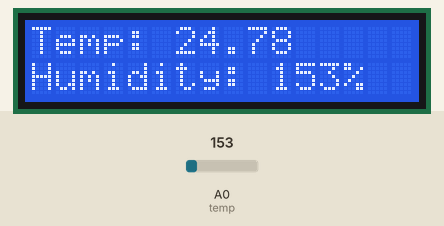
Simulated run of this sketch. Board: Arduino Uno, built with avr-gcc and run on an emulated ATmega328P. Parts: 16×2 character LCD. Inputs (shaded band) come from the test bench; at power-on: A0 (temp) = 153. What the sketch prints to the serial monitor is not drawn.

Above: at 1.2 s.
1.3 s: A0 (temp) set to 165
At 2.4 s:
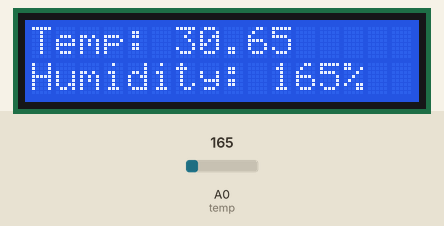
2.9 s: A0 (temp) set to 175
At 3.5 s:
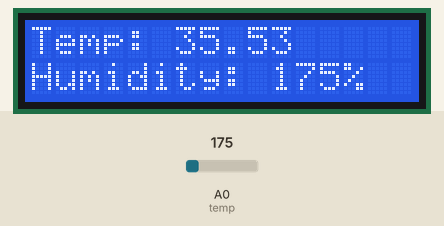
4.5 s: A0 (temp) set to 135
At 5.8 s:
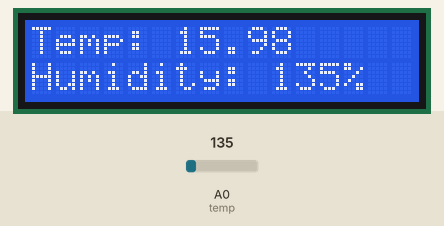
6.1 s: A0 (temp) set to 111
At 6.8 s:
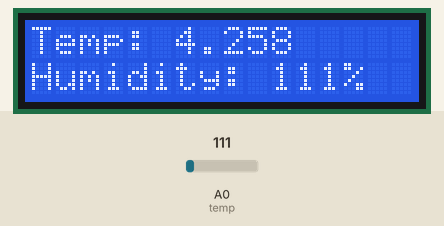
Timing chart, 0 to 8.6 s (numbered marks = the images above; inputs shaded):
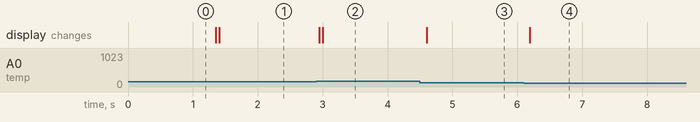

The sketch:

Temperature_Sensor_with_LCD.ino
```cpp
#include <LiquidCrystal.h>

LiquidCrystal led(2,4,7,8,12,13);
#define temp A0
void setup(){
  pinMode(temp, INPUT);
  led.begin(16, 2);
  Serial.begin(9600);
}

void loop(){
  int RawVal = analogRead(temp);

  float voltage = (RawVal / 1023.0)*5000;
  float tempC = (voltage-500)*0.1;
  Serial.print("Temperature in C: ");
  Serial.println(tempC,1);

  int humidity = analogRead(temp);
  Serial.print("Humidity: ");
  Serial.print(map(humidity, 0, 1023, 10, 70));
  Serial.println("%");
  Serial.println("------------------");

  led.setCursor(0,0);
  led.print("Temp: ");
  led.print(tempC);

  led.setCursor(0,1);
  led.print("Humidity: ");
  led.print(humidity);
  led.print("%");
}
```

Measured:
- after the input at 1.3 s, the display: first changes after 0.05 s (image 1 shows a later state)
- after the input at 2.9 s, the display: first changes at once (image 2 shows a later state)
- after the input at 4.5 s, the display: changes after 0.10 s (image 3)
- after the input at 6.1 s, the display: changes after 0.10 s (image 4)
